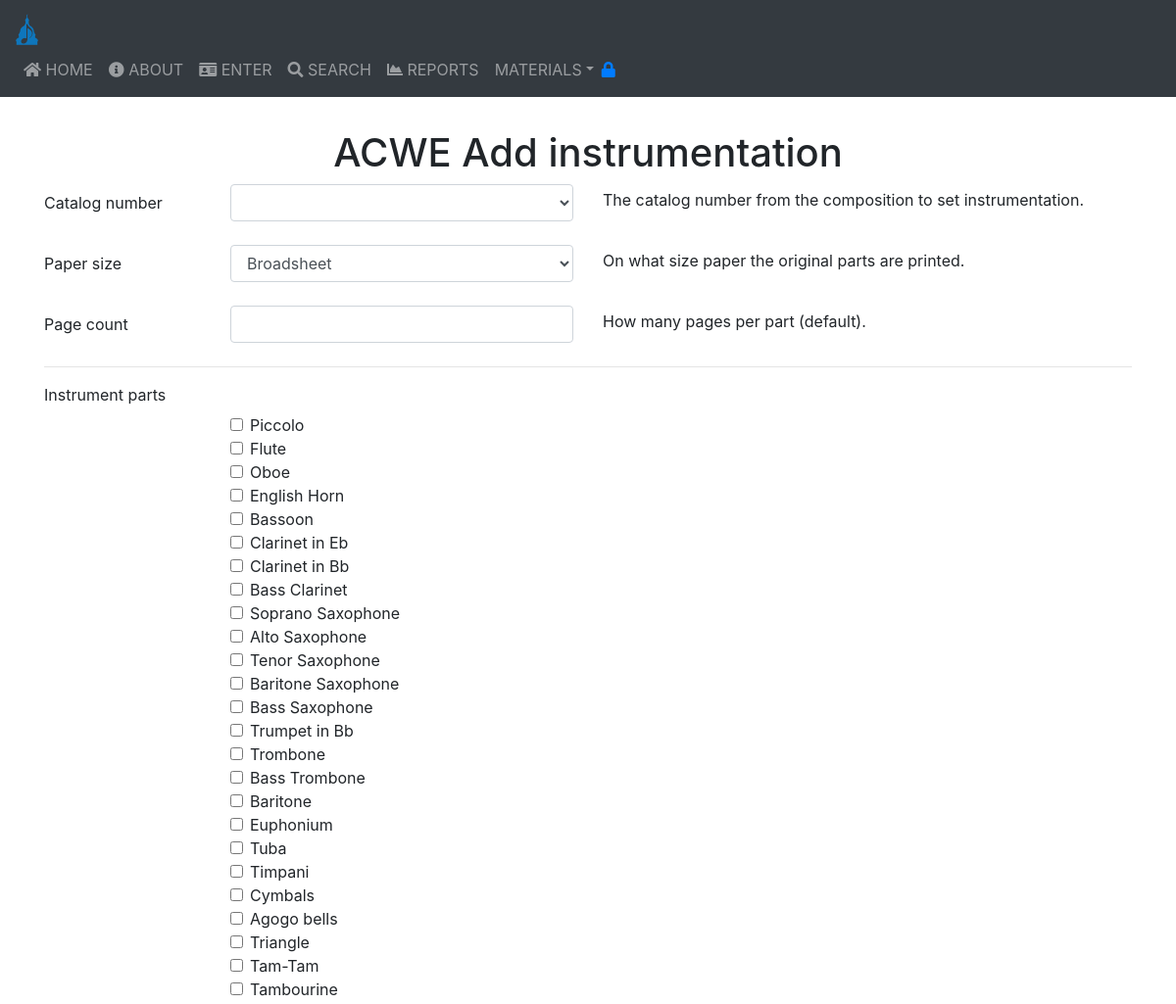
Page /composition_instrumentation.php (upper part) on the earlier database version.
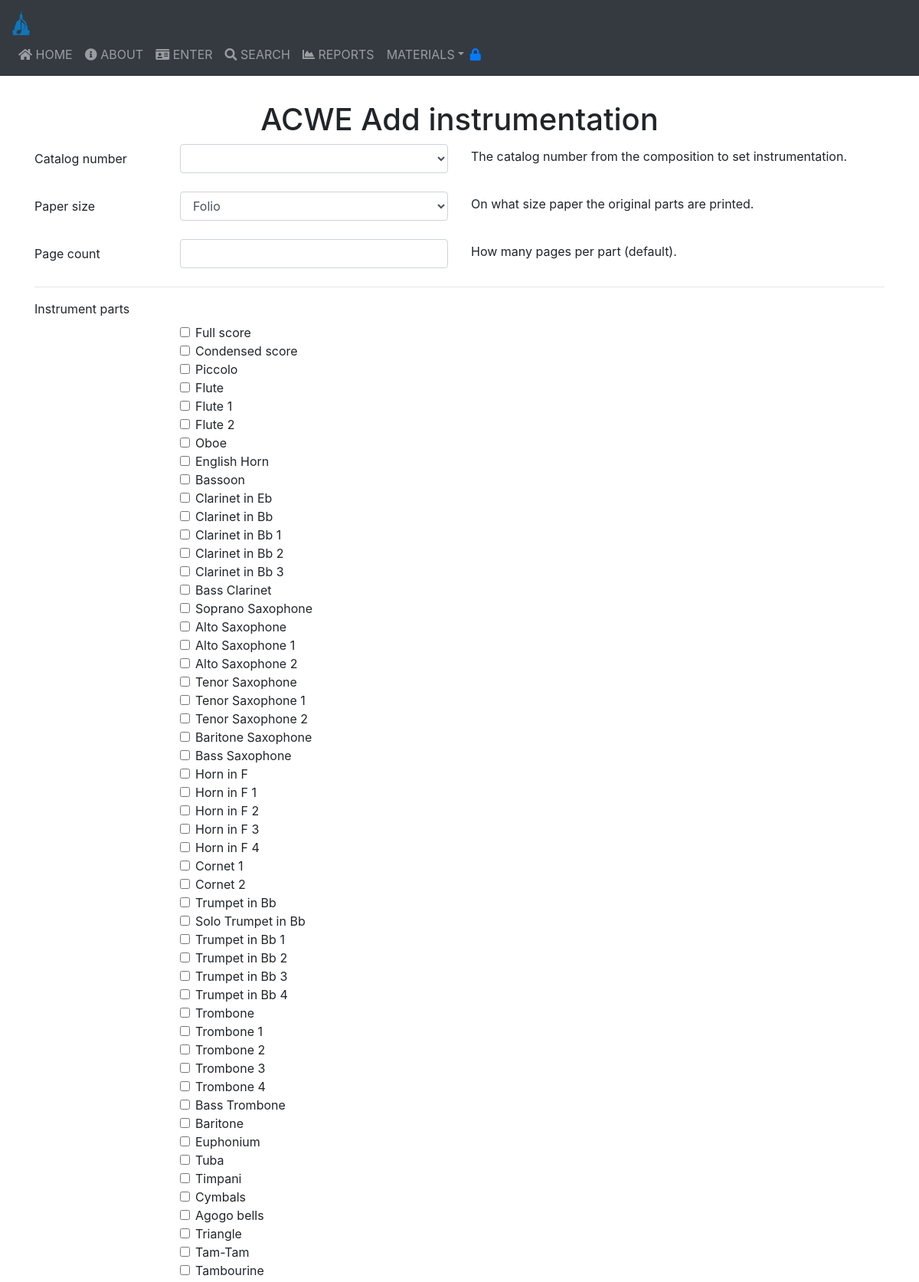
Same page on the later database version.
### tables this page shows
CREATE TABLE `part_types` (
  `id_part_type` int(10) UNSIGNED NOT NULL COMMENT 'The ID of this part type.',
  `collation` int(10) UNSIGNED NOT NULL COMMENT 'Orchestra score order',
  `name` varchar(255) NOT NULL DEFAULT '' COMMENT 'The name of the type of part, for example Trumpet 1',
  `description` varchar(2048) DEFAULT NULL COMMENT 'Longer description of the type of part',
  `family` varchar(128) NOT NULL COMMENT 'Woodwind, brass, percussion, strings, etc.',
  `id_part_collection` int(10) UNSIGNED DEFAULT NULL COMMENT 'If this part is more than one instrument this is the ID of the collection',
  `enabled` int(11) UNSIGNED NOT NULL DEFAULT 0 COMMENT 'Set to 1 to enable this part type'
);

### composition_instrumentation.php (the view, shortened to what this page needs)
<?php
require_once("includes/header.php");
?>
<body>
    <?php
    require_once("includes/navbar.php");
    ?>
    <br />
    <br />
    <br />
    <div class="container">
        <h1 align="center"><?php echo ORGNAME ?> Add instrumentation</h1>
    <div id="instrumentation">
        <form action="composition_instrumentation.php" method="post" id="instrumentation_form">
            <div class="row mb-3">
                <div class="col-sm-2 col-form-label">
                    <label for="catalog_number" class="form-label">Catalog number</label>
                </div>
                <div class="col-md-4">
                <?php
                    $opt = "<select class='form-select form-control' aria-label='Select composition' id='catalog_number' name='catalog_number' aria-describedby='catalog_numberHelp'>";
                    $opt .= "</select>";
                    echo $opt;
                    ?>
                </div>
                <div class="col-sm-6">
                    <div id="catalog_numberHelp" class="form-text">The catalog number from the composition to set instrumentation.</div>
                </div>
            </div>
            <div class="row mb-3">
                <div class="col-sm-2 col-form-label">
                    <label for="paper_size" class="form-label">Paper size</label>
                </div>
                <div class="col-sm-4">
                <?php
                    $f_link = f_sqlConnect(DB_HOST, DB_USER, DB_PASS, DB_NAME);
                    $sql = "SELECT `id_paper_size`, `name` FROM paper_sizes WHERE `enabled` = 1 ORDER BY name;";
                    $res = mysqli_query($f_link, $sql) or die('Error: ' . mysqli_error($f_link));
                    $opt = "<select class='form-select form-control' aria-label='Select paper size' id='paper_size' name='paper_size' aria-describedby='paper_sizeHelp'>";
                    while ($rowList = mysqli_fetch_array($res)) {
                        $id_paper_size = $rowList['id_paper_size'];
                        $paper_size_name = $rowList['name'];
                        $opt .= "<option value='" . $id_paper_size . "'>" . $paper_size_name . "</option>";
                    }
                    $opt .= "</select>";
                    echo $opt;
                ?>
                </div>
                <div class="col-sm-6">
                    <div id="paper_sizeHelp" class="form-text">On what size paper the original parts are printed.</div>
                </div>
            </div>
            <div class="row mb-3">
                <div class="col-sm-2 col-form-label">
                    <label for="page_count" class="form-label">Page count</label>
                </div>
                <div class="col-sm-4">
                    <input type="number" class="form-control" id="page_count" name="page_count" aria-describedby="page_countHelp">
                </div>
                <div class="col-sm-6">
                    <div id="page_countHelp" class="form-text">How many pages per part (default).</div>
                </div>
            </div>
            <hr />
            <div class="row mb-3">
                <legend class="col-form-label col-sm-2 pt-0">Instrument parts</legend>
                <div class="col-sm-10 offset-sm-2">
                <?php
                    $f_link = f_sqlConnect(DB_HOST, DB_USER, DB_PASS, DB_NAME);
                    $sql = "SELECT `id_part_type`, `name` FROM part_types WHERE `enabled` = 1 ORDER BY collation;";
                    $rowcount = 0;
                    $res = mysqli_query($f_link, $sql) or die('Error: ' . mysqli_error($f_link));
                    while ($rowList = mysqli_fetch_array($res)) {
                        $rowcount++;
                        $id_part_type = $rowList['id_part_type'];
                        $part_type_name = $rowList['name'];
                        echo '<div class="form-check">';
                        echo '<input class="form-check-input form-check-input-lg" type="checkbox" name="parttypes[]" id="parttypes' . $rowcount .'" value="'. $id_part_type .'">';
                        echo '<label class="form-check-label" for="parttypes'.$rowcount .'">';
                        echo '            '. $part_type_name;
                        echo '</label>';
                        echo '</div>';
                    }
                ?>
            </div>
        </form>
    </div>
<?php
require_once("includes/footer.php");
?>

Differences in the rows shown:
added part_types: name "Full score"
added part_types: name "Condensed score"
added part_types: name "Flute 1"
added part_types: name "Flute 2"
added part_types: name "Clarinet in Bb 1"
added part_types: name "Clarinet in Bb 2"
added part_types: name "Clarinet in Bb 3"
added part_types: name "Alto Saxophone 1"
added part_types: name "Alto Saxophone 2"
added part_types: name "Tenor Saxophone 1"
added part_types: name "Tenor Saxophone 2"
now on this page (row edited): part_types: name "Horn in F"
added part_types: name "Horn in F 1"
added part_types: name "Horn in F 2"
added part_types: name "Horn in F 3"
added part_types: name "Horn in F 4"
added part_types: name "Cornet 1"
added part_types: name "Cornet 2"
added part_types: name "Solo Trumpet in Bb"
added part_types: name "Trumpet in Bb 1"
added part_types: name "Trumpet in Bb 2"
added part_types: name "Trumpet in Bb 3"
added part_types: name "Trumpet in Bb 4"
added part_types: name "Trombone 1"
added part_types: name "Trombone 2"
added part_types: name "Trombone 3"
added part_types: name "Trombone 4"
Other differences:
form field paper_size: "Broadsheet" → "Folio"
